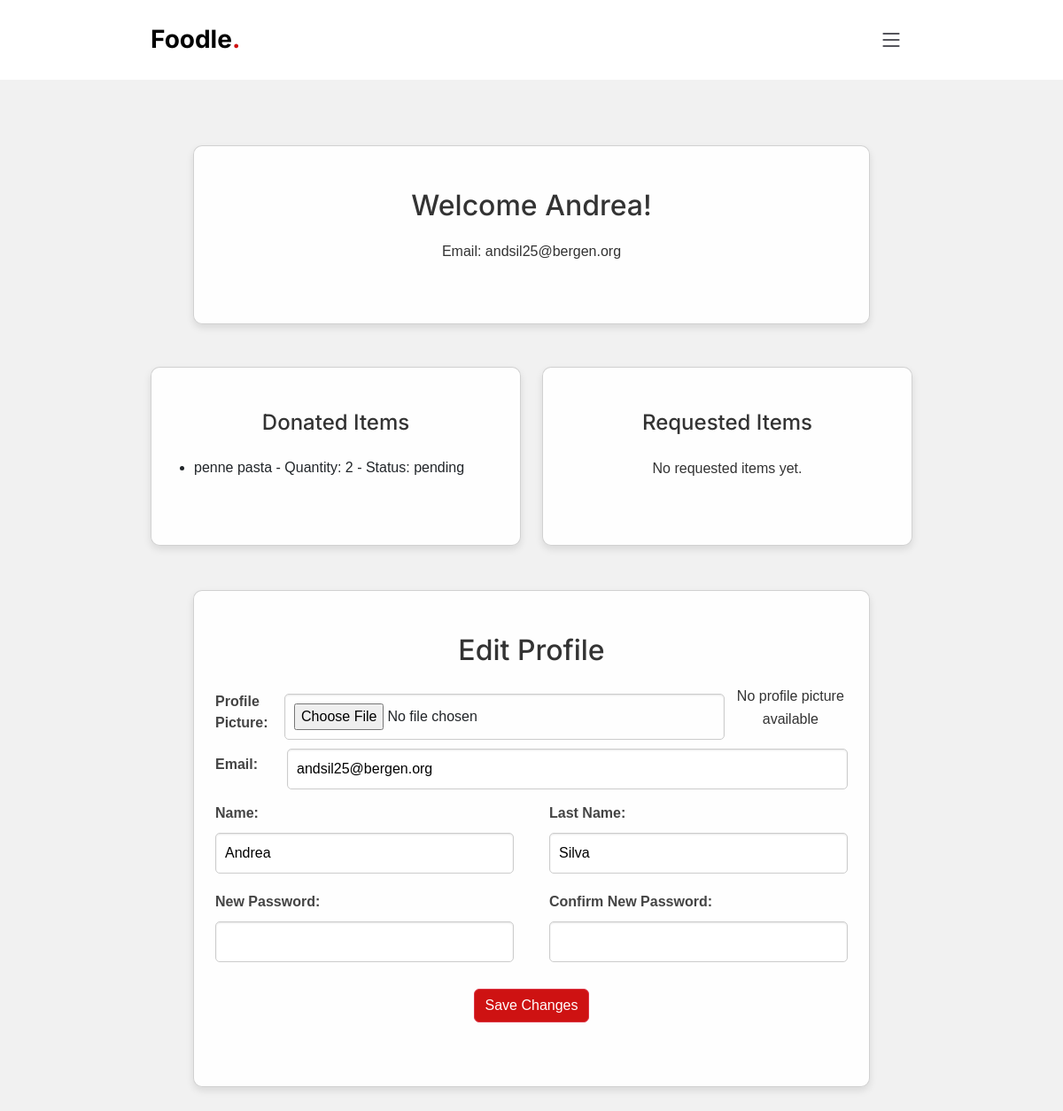
/profile (signed in), run on an earlier commit of the app's database.
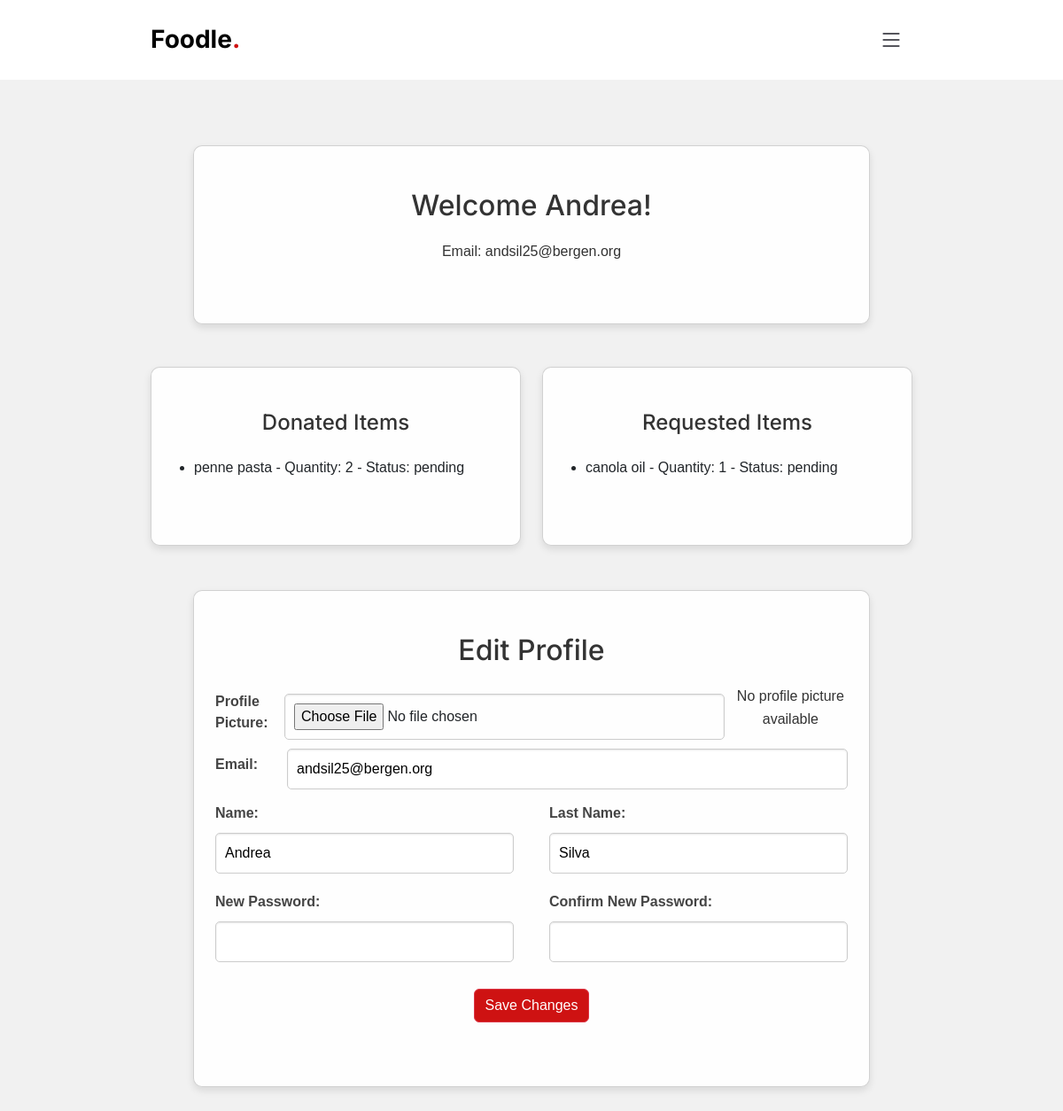
And on a later commit of the database.
### app.py (models this page shows, shortened)
class Donation(db.Model):
    id = db.Column(db.Integer, primary_key=True)
    user_id = db.Column(db.Integer, db.ForeignKey('user.id'))
    email = db.Column(db.String(100))
    item_name = db.Column(db.String(100), nullable=False)
    quantity = db.Column(db.Integer, nullable=False)
    description = db.Column(db.String(255))
    status = db.Column(db.String(20), default='pending')
    tags = db.Column(db.String(255))
    bank = db.Column(db.String(255))
    user = db.relationship('User', back_populates='donations')

class Request(db.Model):
    id = db.Column(db.Integer, primary_key=True)
    email = db.Column(db.String(100), nullable=False)
    item_name = db.Column(db.String(100), nullable=False)
    description = db.Column(db.String(255))
    quantity = db.Column(db.Integer, nullable=False)
    bank = db.Column(db.String(255))
    status = db.Column(db.String(20), default='pending')

### app.py (the view, shortened to what this page needs)
@app.route('/profile', methods=['GET', 'POST'])
@login_required
def profile():
    user = current_user
    if not user.is_authenticated:
        return redirect(url_for('login'))
    donated_items = user.userdonations
    requested_items = Request.query.filter_by(email=user.email).all()
    return render_template('profile.html', user=user, donated_items=donated_items, requested_items=requested_items, retrieve_profile_picture=retrieve_profile_picture)

### app.py (called while the page is built)
@login_manager.user_loader
def load_user(user_id):
    return User.query.get(int(user_id))

### templates/profile.html (shortened to what the changed rows need)
{% extends "base.html" %}
{% block content %}
<br><br><br><br><br><br>
<div class="container">
    <div class="card mx-4 mx-md-5 shadow-5-strong">
        <div class="card-body py-5 px-md-4">
            <div class="row d-flex justify-content-center">
                <div class="col-md-8">
                    <div class="row align-items-center">
                        {% if user.profile_picture %}
                        <div class="col-md-4">
                            <img class="user-style-picture"
                                alt="Profile Picture" style="width: 100%; border-radius: 50%;">
                        </div>
                        <div class="col-md-8">
                            <div class="text-left">
                                <h1>Welcome {{ user.name }}!</h1>
                                <p>Email: {{ user.email }}</p>
                            </div>
                        </div>
                        {% else %}
                        <div class="col-12 text-center">
                            <h1>Welcome {{ user.name }}!</h1>
                        </div>
                        {% endif %}
                    </div>
                </div>
            </div>
        </div>
    </div>
    <div class="row mt-5">
        <div class="col-md-6 pr-1">
            <div class="card shadow-5-strong">
                <div class="card-body py-5 px-md-3 scrollable-card-body">
                    <div class="text-center">
                        <h2>Donated Items</h2>
                    </div>
                    <div class="row">
                        <div class="col">
                            {% if current_user.userdonations %}
                            <ul>
                                {% for donation in current_user.userdonations %}
                                <li>{{ donation.item_name }} - Quantity: {{ donation.quantity }} - Status: {{
                                    donation.status }}</li>
                                {% endfor %}
                            </ul>
                            {% else %}
                            <p>No donated items yet.</p>
                            {% endif %}
                        </div>
                    </div>
                </div>
            </div>
        </div>
        <div class="col-md-6 pl-1">
            <div class="card shadow-5-strong">
                <div class="card-body py-5 px-md-3 scrollable-card-body">
                    <div class="text-center">
                        <h2>Requested Items</h2>
                    </div>
                    <div class="row">
                        <div class="col">
                            {% if requested_items %}
                            <ul>
                                {% for item in requested_items %}
                                <li>{{ item.item_name }} - Quantity: {{ item.quantity }} - Status: {{ item.status }}
                                </li>
                                {% endfor %}
                            </ul>
                            {% else %}
                            <p>No requested items yet.</p>
                            {% endif %}
                        </div>
                    </div>
                </div>
            </div>
        </div>
    </div>
    <div class="card mx-4 mx-md-5 shadow-5-strong" style="margin-top: 20px; ">
        <div class="card-body py-5 px-md-4">
            <div class="row d-flex justify-content-center">
                <div class="text-center">
                    <h1>Edit Profile</h1>
                </div>
            </div>
        </div>
    </div>
            </div>
{%endblock%}

What changed in the data, as far as the page shows it:
added Request: item_name "canola oil", quantity "1", status "pending"
Also different on the page:
text no longer shown: "No requested items yet."
